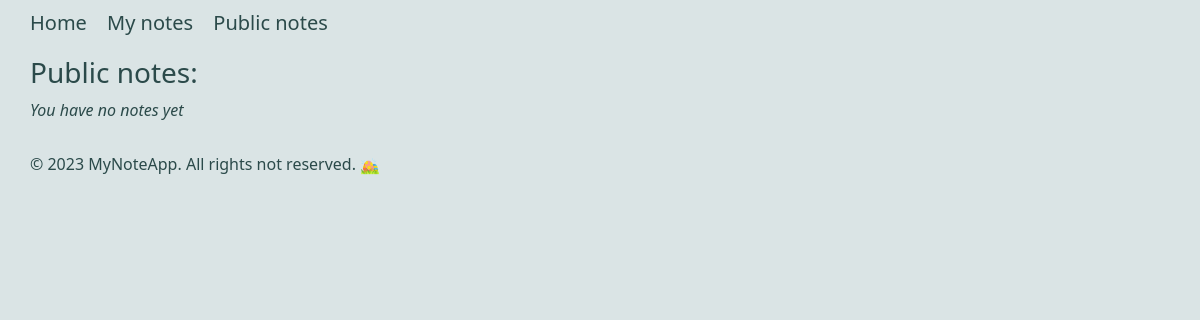
The page /public_notes/ on the database as committed earlier.
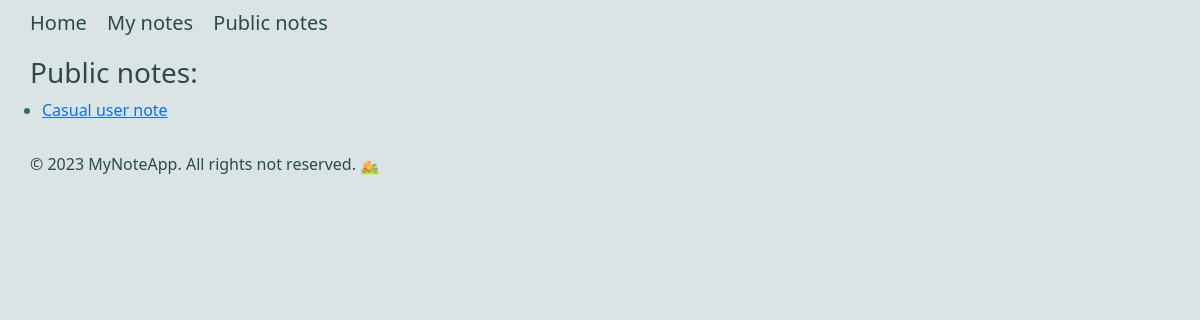
The same page on the database as committed later.
### notes/models.py (models this page shows, shortened)
class Note(models.Model):
    title = models.CharField(max_length=200)
    text = models.TextField()
    created_date = models.DateTimeField(auto_now_add=True)
    upd_date = models.DateTimeField(auto_now=True)
    reminder = models.DateTimeField(null=True, blank=True)
    author = models.ForeignKey(User, on_delete=models.CASCADE)
    category = models.ForeignKey(Category, on_delete=models.CASCADE, related_name='notes', null=True, blank=True)
    public = models.BooleanField(default=False)

### notes/views.py (the view)
# urls.py: path('public_notes/', views.public_notes, name='public_notes'),
def public_notes(request):
    notes = Note.objects.filter(public=True)
    context = {'notes': notes}
    return render(request, 'notes/public_notes.html', context)

### notes/templates/notes/public_notes.html
{%  extends 'base.html' %}
{% block content %}
    <h3>Public notes:</h3>
    {% if notes %}
        <ul>
            {% for user_note in notes %}
                <li><a href="{% url 'notes:note_detail' user_note.id %}">{{ user_note.title }}</a></li>
            {% endfor %}
        </ul>
    {% else %}
        <p style="font-style: italic">You have no notes yet</p>
    {% endif %}
{% endblock %}

Rows that differ between the two databases and show on the page:
now on this page (row edited): Note: title "Casual user note"
Other text that changed with them:
text no longer shown: "You have no notes yet"
